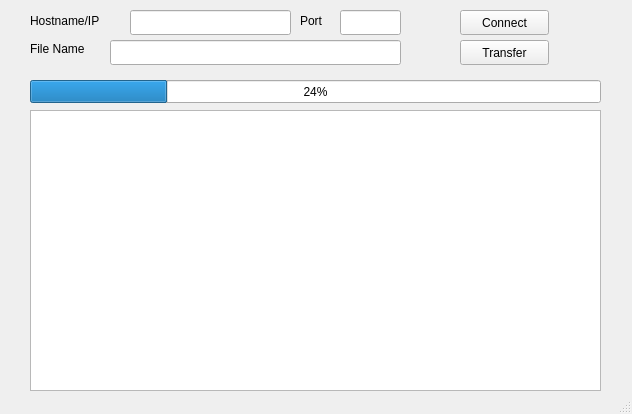
<?xml version="1.0" encoding="UTF-8"?>
<ui version="4.0">
 <class>MainWindow</class>
 <widget class="QMainWindow" name="MainWindow">
  <property name="geometry">
   <rect>
    <x>0</x>
    <y>0</y>
    <width>632</width>
    <height>414</height>
   </rect>
  </property>
  <property name="windowTitle">
   <string>File Transfer Client</string>
  </property>
  <widget class="QWidget" name="centralWidget">
   <widget class="QLabel" name="label">
    <property name="geometry">
     <rect>
      <x>30</x>
      <y>10</y>
      <width>91</width>
      <height>21</height>
     </rect>
    </property>
    <property name="text">
     <string>Hostname/IP</string>
    </property>
   </widget>
   <widget class="QLineEdit" name="textHostname">
    <property name="geometry">
     <rect>
      <x>130</x>
      <y>10</y>
      <width>161</width>
      <height>25</height>
     </rect>
    </property>
   </widget>
   <widget class="QLabel" name="label_2">
    <property name="geometry">
     <rect>
      <x>300</x>
      <y>10</y>
      <width>31</width>
      <height>21</height>
     </rect>
    </property>
    <property name="text">
     <string>Port</string>
    </property>
   </widget>
   <widget class="QLineEdit" name="textPort">
    <property name="geometry">
     <rect>
      <x>340</x>
      <y>10</y>
      <width>61</width>
      <height>25</height>
     </rect>
    </property>
   </widget>
   <widget class="QLabel" name="label_3">
    <property name="geometry">
     <rect>
      <x>30</x>
      <y>40</y>
      <width>67</width>
      <height>17</height>
     </rect>
    </property>
    <property name="text">
     <string>File Name</string>
    </property>
   </widget>
   <widget class="QLineEdit" name="textFilename">
    <property name="geometry">
     <rect>
      <x>110</x>
      <y>40</y>
      <width>291</width>
      <height>25</height>
     </rect>
    </property>
   </widget>
   <widget class="QPushButton" name="btnConnect">
    <property name="geometry">
     <rect>
      <x>460</x>
      <y>10</y>
      <width>89</width>
      <height>25</height>
     </rect>
    </property>
    <property name="text">
     <string>Connect</string>
    </property>
   </widget>
   <widget class="QPushButton" name="btnTransfer">
    <property name="geometry">
     <rect>
      <x>460</x>
      <y>40</y>
      <width>89</width>
      <height>25</height>
     </rect>
    </property>
    <property name="text">
     <string>Transfer</string>
    </property>
   </widget>
   <widget class="QProgressBar" name="progressBar">
    <property name="geometry">
     <rect>
      <x>30</x>
      <y>80</y>
      <width>571</width>
      <height>23</height>
     </rect>
    </property>
    <property name="value">
     <number>24</number>
    </property>
   </widget>
   <widget class="QTextEdit" name="textStatus">
    <property name="geometry">
     <rect>
      <x>30</x>
      <y>110</y>
      <width>571</width>
      <height>281</height>
     </rect>
    </property>
   </widget>
  </widget>
  <widget class="QStatusBar" name="statusBar"/>
 </widget>
 <layoutdefault spacing="6" margin="11"/>
 <resources/>
 <connections/>
</ui>
